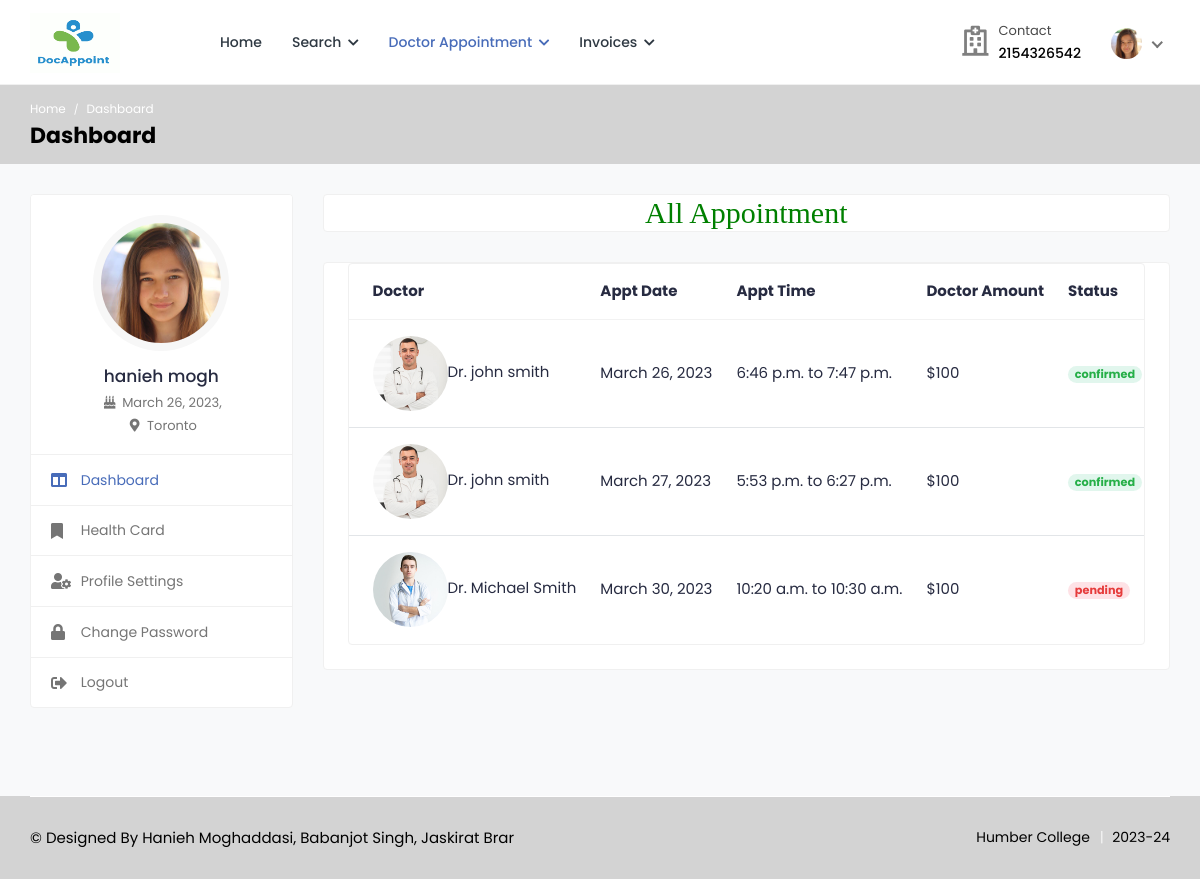
Screenshot of /dr_appointments_all (signed in) with the database file from the repository.
### health/models.py (models this page shows, shortened)
class Patient(models.Model):
    user = models.ForeignKey(User,on_delete=models.CASCADE,null=True)
    blood_group = models.CharField(max_length=10,choices=blood_group,null=True, blank=True)
    health_uid = models.CharField(max_length=16,null=True, blank=True)
    ex_year= models.CharField(max_length=10,null=True, blank=True)
    ex_month= models.CharField(max_length=10,null=True, blank=True)
    cvv = models.CharField(max_length=10,null=True, blank=True)
    mobile_no = models.CharField(max_length=10,null=True, blank=True)
    addr = models.CharField(max_length=100,null=True, blank=True)
    card_status = models.CharField(max_length=100,null=True, blank=True)
    date_of_birth = models.DateField(null=True, blank=True)
    image = models.FileField(null=True, blank=True)

class Appointment(models.Model):
    doctor=models.ForeignKey(Doctor, on_delete=models.CASCADE, null=True)
    patient=models.ForeignKey(Patient, on_delete=models.CASCADE, null=True)
    medical=models.ForeignKey(Medical, on_delete=models.CASCADE, null=True)
    a_date=models.DateField(null=True)
    status=models.CharField(max_length=100,null=True)
    p_status=models.CharField(max_length=100,null=True)
    from_time = models.TimeField(null=True, blank=True)
    to_time = models.TimeField(null=True, blank=True)

class Doctor(models.Model):
    status = models.CharField(max_length=100,null=True)
    user = models.ForeignKey(User, on_delete=models.CASCADE, null=True)
    mobile_no = models.CharField(max_length=10, null=True, blank=True)
    addr = models.CharField(max_length=100, null=True, blank=True)
    experience = models.CharField(max_length=100, null=True, blank=True)
    specialist = models.CharField(max_length=100, null=True, blank=True)
    service = models.CharField(max_length=100, null=True, blank=True)
    clinic = models.CharField(max_length=100, null=True, blank=True)
    cl_address = models.CharField(max_length=100, null=True, blank=True)
    daystiming = models.CharField(max_length=100, null=True, blank=True)
    timing = models.CharField(max_length=100, null=True, blank=True)
    price = models.CharField(max_length=100, null=True, blank=True)
    date_of_birth = models.DateField(null=True, blank=True)
    gender = models.CharField(max_length=100,choices=gender,null=True, blank=True)
    biography = models.TextField(null=True, blank=True)
    image = models.FileField(null=True, blank=True)

### health/views.py (the view)
# urls.py: path('dr_appointments_all',dr_appointments_all,name="dr_appointments_all"),
def dr_appointments_all(request):
    appointment = Appointment.objects.filter(patient=Patient.objects.get(user=request.user))
    return render(
        request,
        'patient/dr_appointments.html',
        context={'data':appointment}
        )

### health/templates/patient/dr_appointments.html (shortened to what this page needs)
{% extends 'patient/sidebar.html' %}
{% block b %}
{% load static %}
<h2 style="font-family:roman;color:green" align="center" class="card">All Appointment</h2>
							<div class="card">
								<div class="card-body pt-0">
									<div class="tab-content pt-0">
										<div id="pat_appointments" class="tab-pane fade show active">
											<div class="card card-table mb-0">
												<div class="card-body">
													<div class="table-responsive">
														<table class="table table-hover table-center mb-0">
															<thead>
																<tr>
																	<th>Doctor</th>
																	<th>Appt Date</th>
																	<th>Appt Time</th>
																	<th>Doctor Amount</th>
																	<th>Status</th>
																</tr>
															</thead>
															<tbody>
															{% for i in data %}
																<tr>
																	<td>
																		<h2 class="table-avatar">
																			<a href="{% url 'display_dr_profile_by_name' i.doctor.user.username %} ">
																				{% if i.doctor.image  %}
																				<img class="avatar-img rounded-circle" src="{{i.doctor.image.url}}" alt="User Image" style="width: auto; height: 75px;">
																				{% endif %}
																			</a>
																			<a >Dr. {{i.doctor.user.first_name}} {{i.doctor.user.last_name}}</a>
																		</h2>
																	</td>
																	<td>{{i.a_date}} </td>
																	<td>{{i.from_time}} to {{i.to_time}}</td>
																	<td>${{i.doctor.price}}</td>
																	{% if i.status == "pending" %}
																	<td><span class="badge badge-pill bg-danger-light">{{i.status}}</span></td>
																	{% else %}
																	{% if i.status == "confirmed" %}
																	<td><span class="badge badge-pill bg-success-light">{{i.status}}</span></td>
																	{% endif %}
																	{% endif %}
																</tr>
																{% endfor %}
															</tbody>
														</table>
													</div>
												</div>
											</div>
										</div>
									</div>
								</div>
							</div>
{% endblock %}

### health/templates/patient/sidebar.html
{% extends 'patient/base.html' %}
{% block body %}
{% load static %}
			<div class="breadcrumb-bar">
				<div class="container-fluid">
					<div class="row align-items-center">
						<div class="col-md-12 col-12">
							<nav aria-label="breadcrumb" class="page-breadcrumb">
								<ol class="breadcrumb">
									<li class="breadcrumb-item"><a href="index-2.html">Home</a></li>
									<li class="breadcrumb-item active" aria-current="page">Dashboard</li>
								</ol>
							</nav>
							<h2 class="breadcrumb-title">Dashboard</h2>
						</div>
					</div>
				</div>
			</div>
			<div class="content">
				<div class="container-fluid">
					<div class="row">
						<div class="col-md-5 col-lg-4 col-xl-3 theiaStickySidebar">
                            <div class="profile-sidebar">
								<div class="widget-profile pro-widget-content">
									<div class="profile-info-widget">
										<a href="#" class="booking-doc-img">
											{% if request.user.patient_set.all.0.image %}
											<img src="{{request.user.patient_set.all.0.image.url}}" alt="User Image">
											{% endif %}
										</a>
										<div class="profile-det-info">
											<h3>{{request.user.first_name}} {{request.user.last_name}}</h3>
											<div class="patient-details">
												<h5><i class="fas fa-birthday-cake"></i> {{request.user.patient_set.all.0.date_of_birth}},</h5>
												<h5 class="mb-0"><i class="fas fa-map-marker-alt"></i> {{request.user.patient_set.all.0.addr}}</h5>
											</div>
										</div>
									</div>
								</div>
								<div class="dashboard-widget">
									<nav class="dashboard-menu">
										<ul>
											<li class="active">
												<a href="{% url 'dashboard_for_patient' %}">
													<i class="fas fa-columns"></i>
													<span>Dashboard</span>
												</a>
											</li>
											<li>
												<a href="{%  url 'apply_healthcard' %}">
													<i class="fas fa-bookmark"></i>
													<span>Health Card</span>
												</a>
											</li>
											<li>
												<a href="{% url 'profile_for_patient' %}">
													<i class="fas fa-user-cog"></i>
													<span>Profile Settings</span>
												</a>
											</li>
											<li>
												<a href="{% url 'patient_update_password' %}">
													<i class="fas fa-lock"></i>
													<span>Change Password</span>
												</a>
											</li>
											<li>
												<a href="{% url 'logout' %}">
													<i class="fas fa-sign-out-alt"></i>
													<span>Logout</span>
												</a>
											</li>
										</ul>
									</nav>
								</div>
							</div>
						</div>
						<div class="col-md-7 col-lg-8 col-xl-9">
                            {% block b %}
                            {% endblock %}
                            </div>
					</div>
				</div>
			</div>
{% endblock %}

### health/templates/patient/base.html (shortened to what this page needs)
<!DOCTYPE html>
{% load static %}
<html lang="en">
<head>
		<link rel="stylesheet" href="{% static 'user/css/bootstrap.min.css' %}">
		<link rel="stylesheet" href="{% static 'user/plugins/fontawesome/css/fontawesome.min.css' %}">
		<link rel="stylesheet" href="{% static 'user/plugins/fontawesome/css/all.min.css' %}">
		<link rel="stylesheet" href="{% static 'user/css/style.css' %}">
	</head>
	<body>
		<div class="main-wrapper">
			<header class="header">
				<nav class="navbar navbar-expand-lg header-nav">
					<div class="navbar-header">
						<a href="{% url 'home' %}" class="navbar-brand logo">
							<img src="{% static 'user/img/favicon (1).png' %}" class="img-fluid" alt="Logo" style="width:90px;height:60px">
						</a>
					</div>
					<div class="main-menu-wrapper">
						<ul class="main-nav">
							<li>
								<a href="{% url 'dashboard_for_patient' %}">Home</a>
							</li>
							<li class="has-submenu">
								<a href="#">Search <i class="fas fa-chevron-down"></i></a>
							</li>
							<li class="has-submenu active">
								<a href="#"> Doctor Appointment <i class="fas fa-chevron-down"></i></a>
							</li>
							<li class="has-submenu">
								<a href="#">Invoices <i class="fas fa-chevron-down"></i></a>
							</li>
						</ul>
					</div>
					<ul class="nav header-navbar-rht">
						<li class="nav-item contact-item">
							<div class="header-contact-img">
								<i class="far fa-hospital"></i>
							</div>
							<div class="header-contact-detail">
								<p class="contact-header">Contact</p>
								<p class="contact-info-header">{{request.user.patient_set.all.0.mobile_no}}</p>
							</div>
						</li>
						<li class="nav-item dropdown has-arrow logged-item">
							<a href="#" class="dropdown-toggle nav-link" data-toggle="dropdown">
								<span class="user-img">
									{% if request.user.patient_set.all.0.image %}
									<img class="rounded-circle" src="{{request.user.patient_set.all.0.image.url}}" width="31" alt="Ryan Taylor">
									{% endif %}
								</span>
							</a>
						</li>
					</ul>
				</nav>
			</header>
{% block body %}
{% endblock %}
			<footer class="footer">
                <div class="footer-bottom">
					<div class="container-fluid">
						<div class="copyright">
							<div class="row">
								<div class="col-md-6 col-lg-6">
									<div class="copyright-text">
										<p class="mb-0"><a>© Designed By Hanieh Moghaddasi, Babanjot Singh, Jaskirat Brar </a></p>
									</div>
								</div>
								<div class="col-md-6 col-lg-6">
									<div class="copyright-menu">
										<ul class="policy-menu">
											<li><a>Humber College</a></li>
											<li><a>2023-24</a></li>
										</ul>
									</div>
								</div>
							</div>
						</div>
					</div>
				</div>
			</footer>
		</div>
	</body>
</html>

### rows the page displays
Appointment: doctor.image (picture), doctor.user.first_name "john", doctor.user.last_name "smith", a_date "March 26, 2023", from_time "6:46 p.m.", to_time "7:47 p.m.", doctor.price "100", status "confirmed"
Appointment: doctor.image (picture), doctor.user.first_name "john", doctor.user.last_name "smith", a_date "March 27, 2023", from_time "5:53 p.m.", to_time "6:27 p.m.", doctor.price "100", status "confirmed"
Appointment: doctor.image (picture), doctor.user.first_name "Michael", doctor.user.last_name "Smith", a_date "March 30, 2023", from_time "10:20 a.m.", to_time "10:30 a.m.", doctor.price "100", status "pending"

### other values shown
{{ request.user.patient_set.all.0.mobile_no }} "2154326542"
{{ request.user.first_name }} "hanieh"
{{ request.user.last_name }} "mogh"
{{ request.user.patient_set.all.0.date_of_birth }} "March 26, 2023"
{{ request.user.patient_set.all.0.addr }} "Toronto"
